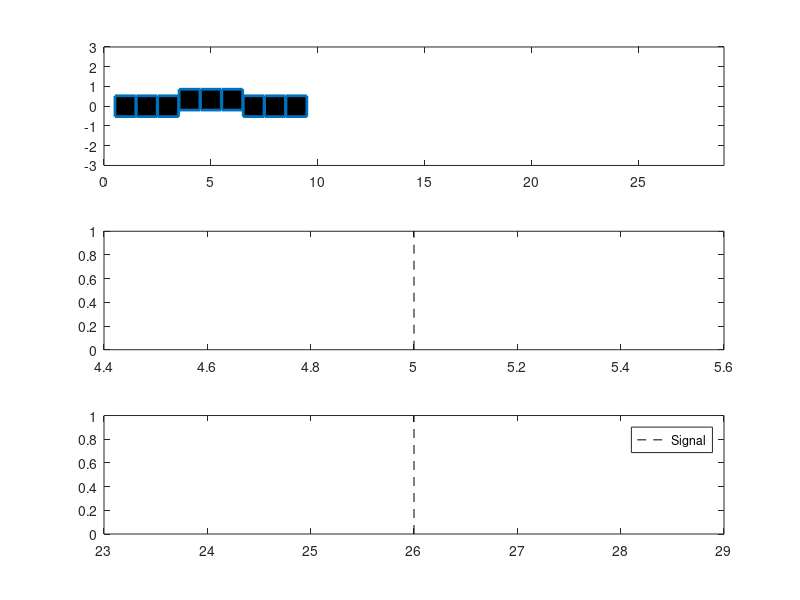

Write MATLAB code to recreate this figure. (Note: this script raises an error after producing the figure.)
signal = [ zeros(1,30) ones(1,2) zeros(1,20) ones(1,30) 2*ones(1,10) zeros(1,30) -ones(1,10) zeros(1,40) ];
kernel = [0,0,0,1,1,1,0,0,0];
kernel = kernel./sum(kernel);

% signal
signal = zeros(1,20);
signal(8:15) = 1;

% convolution kernel
% kernel = [1 .8 .6 .4 .2];

% convolution sizes
nSign = length(signal);
nKern = length(kernel);
nConv = nSign + nKern - 1;

half_kern = floor(nKern/2);

% flipped version of kernel
kflip = kernel(end:-1:1);%-mean(kernel);

% zero-padded data for convolution
dat4conv = [ zeros(1,half_kern) signal zeros(1,half_kern) ];

% initialize convolution output
conv_res = zeros(1,nConv);

%%% initialize plot
figure(3), clf, hold on
subplot(311)
plot(dat4conv,'o-','linew',2,'markerface','g','markersize',9)
hkern = plot(kernel,'o-','linew',2,'markerface','r','markersize',9);
hcres = plot(kernel,'s-','linew',2,'markerface','k','markersize',15);
set(gca,'ylim',[-1 1]*3,'xlim',[0 nConv+1])
subplot(312)

plot([1 1]*(half_kern+1),get(gca,'ylim'),'k--')
subplot(313)

plot([1 1]*(nConv-2),get(gca,'ylim'),'k--')
legend({'Signal';'Kernel (flip)';'Convolution'})

% run convolution
for ti=half_kern+1:nConv-half_kern
    
    % get a chunk of data
    tempdata = dat4conv(ti-half_kern:ti+half_kern);
    
    % compute dot product (don't forget to flip the kernel backwards!)
    conv_res(ti) = sum( tempdata.*kflip );
    
    % update plot
    subplot(312)

    set(hkern,'XData',ti-half_kern:ti+half_kern,'YData',kflip);
    subplot(313)
    set(hcres,'XData',half_kern+1:ti,'YData',conv_res(half_kern+1:ti))
    
    pause(.25)
    
end

% cut off edges
conv_res = conv_res(half_kern+1:end-half_kern);
